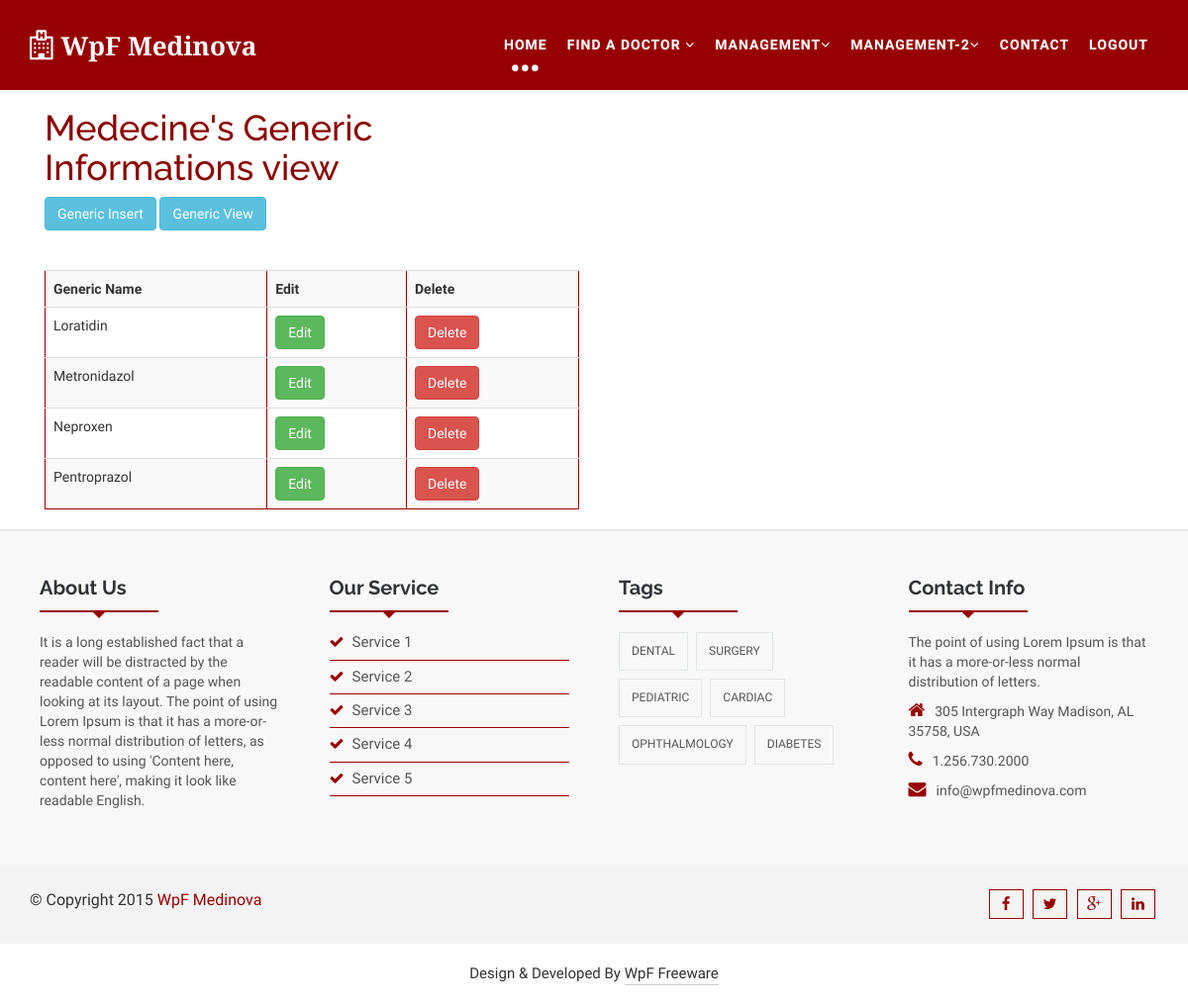
Screenshot of /index.php?e=generic_view (signed in) with the database file from the repository.
### tables this page shows
CREATE TABLE `generic` (
  `id` smallint(5) UNSIGNED NOT NULL,
  `name` varchar(50) NOT NULL
);

### models/database.php (called while the page is built, shortened)
<?php
class Database {
    protected $db;
    function __construct() {
        $this->db = new mysqli("localhost", "root", "", "hospital");
    }
    public function view($table, $sel = NULL, $order = NULL, $where = NULL) {
        if ($sel == TRUE) {
            $sql = "select $sel from $table";
        } else {
            $sql = "select * from $table";
        }
        return $this->db->query($sql);
    }
}

### views/employee/generic_view.php (the view, shortened to what this page needs)
<section id="blogArchive">
    <div class="container">
        <div class="col-md-6">
            <h1 style="color: darkred">Medecine's Generic Informations view</h1>
            <a href="index.php?e=generic" class="btn btn-info">Generic Insert</a>
            <a href="index.php?e=generic_view" class="btn btn-info">Generic View</a>
            <br /><br /><br />
            <table class="table table-striped table-hover" border="1px" style="border: 1px solid #970001">
                <tr>
                    <th>Generic Name</th>
                    <th>Edit</th>
                    <th>Delete</th>
                </tr>
                <?php
                $data = $d->view("generic", "*");
                while ($value = $data->fetch_object()) {
                    echo "<tr>";
                    echo "<td>{$value->name}</td>";
                    echo "<td><a href='index.php?e=generic_edit&id={$value->id}' class='btn btn-success'>Edit</a></td>";
                    echo "<td><a href='index.php?e=generic_delete&id={$value->id}' class='btn btn-danger'>Delete</a></td>";
                    echo "</tr>";
                }
                ?>
            </table>
        </div>
    </div>
</section>

### style.css (style rules this page uses)
body,html { overflow-x:hidden; }
body { font-family: 'Habibi', serif; overflow-x: hidden !important; }
a { text-decoration: none; color: #2f2f2f; }
h1, h2, h3, h4, h5, h6 { font-family: 'Raleway', sans-serif; }
#blogArchive { display: inline; float: left; margin-top: 90px; width: 100%; }

### rows the page displays
generic: name "Loratidin"
generic: name "Metronidazol"
generic: name "Neproxen"
generic: name "Pentroprazol"
